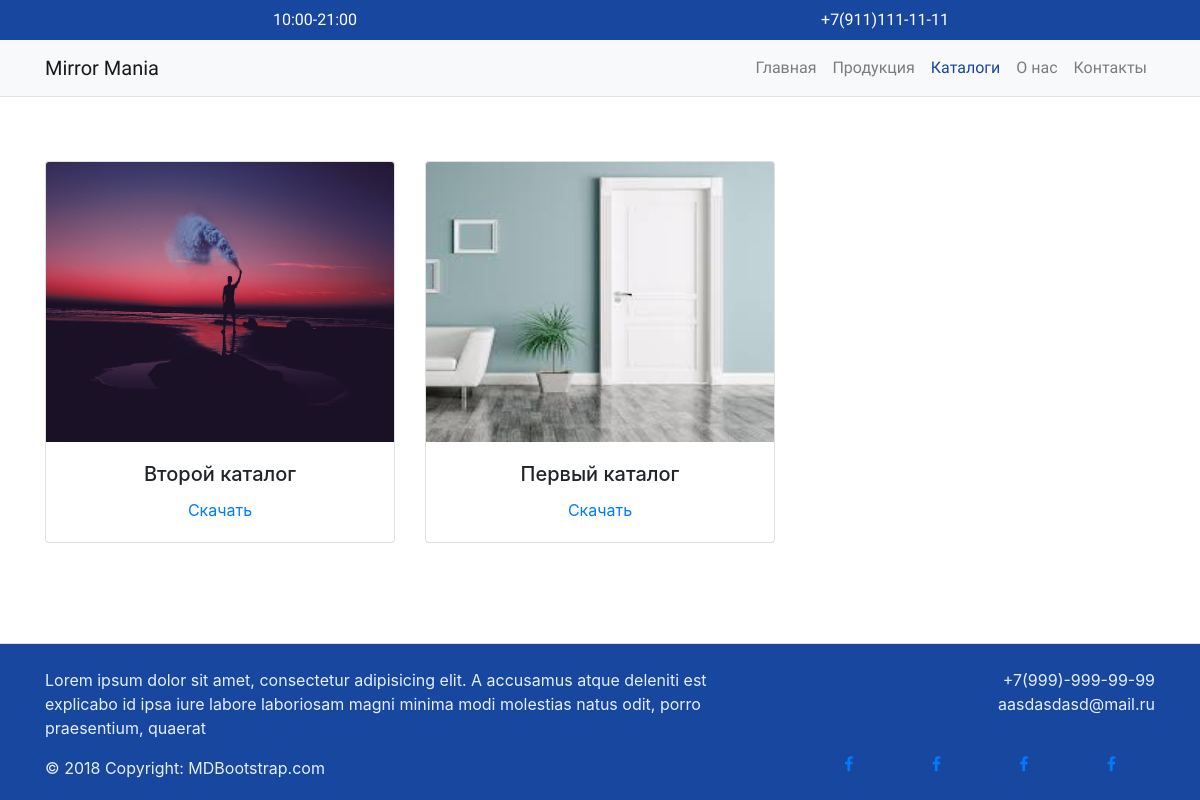
The page /catalogs on the database its author committed.
### main/models.py (models this page shows, shortened)
class Catalog(models.Model):
    name = models.CharField(max_length=200, db_index=True, verbose_name="Наименование")
    slug = models.SlugField(max_length=200, db_index=True, unique=True)
    file = models.FileField(upload_to='catalogs/%Y/%m', verbose_name='Файл')
    image = models.ImageField(upload_to="category/%Y/%m", verbose_name="Фотография категории",
                              default="../static/image/not_found.jpg")
    class Meta:
        ordering = ('name',)
        verbose_name = "Каталог"
        verbose_name_plural = "Каталоги"

### main/views.py (the view)
# urls.py: path('catalogs', views.CatalogListView.as_view(), name='catalog_list'),
class CatalogListView(TemplateResponseMixin, View):
    template_name = 'main/catalogs.html'
    def get(self, request):
        catalogs = Catalog.objects.all()
        return self.render_to_response({'catalogs': catalogs})

### main/templates/main/catalogs.html (shortened to what this page needs)
{% extends "base.html" %}
{% load static %}
{% block content %}
    <div class="container">
        <div class="row justify-content-start my-5">
            {% for catalog in catalogs %}
                <div class="col-lg-4 col-md-6 col-sm-6 col-xs-12 my-2">
                    <div class="card category my-2 items_card">
                        <a href="{{ category.get_absolute_url }}" class="">
                            <img style="" class="card-img-top" src="{{ catalog.image.url }}"
                                 alt="Card image cap">
                        </a>
                        <div class="card-body items_body">
                            <h5 class="text-center card-title">{{ catalog.name }}</h5>
                            <div class="text-center links_effect_center">
                                <a href="{{ catalog.file.url }}" class="">Скачать</a>
                            </div>
                        </div>
                    </div>
                </div>
            {% endfor %}
        </div>
    </div>
{% endblock %}

### main/static/css/style.css (style rules this page uses)
body { margin: 0; padding: 0; font-family: 'Roboto', sans-serif; }
.card { width: 100%; }
.items_card { transition: 300ms; border: 0; }
.card-img-top { height: 280px; width: 100%; }
a { text-decoration: none; position: relative; }
.links_effect_center a::before { content: ''; bottom: 0; right: 0; position: absolute; height: 1px; width: 100%; background-color: #0078ea; transition: 0.2s; transform: scaleX(0); }

### rows shown on the page
Catalog: image (picture), name "Второй каталог"
Catalog: image (picture), name "Первый каталог"
